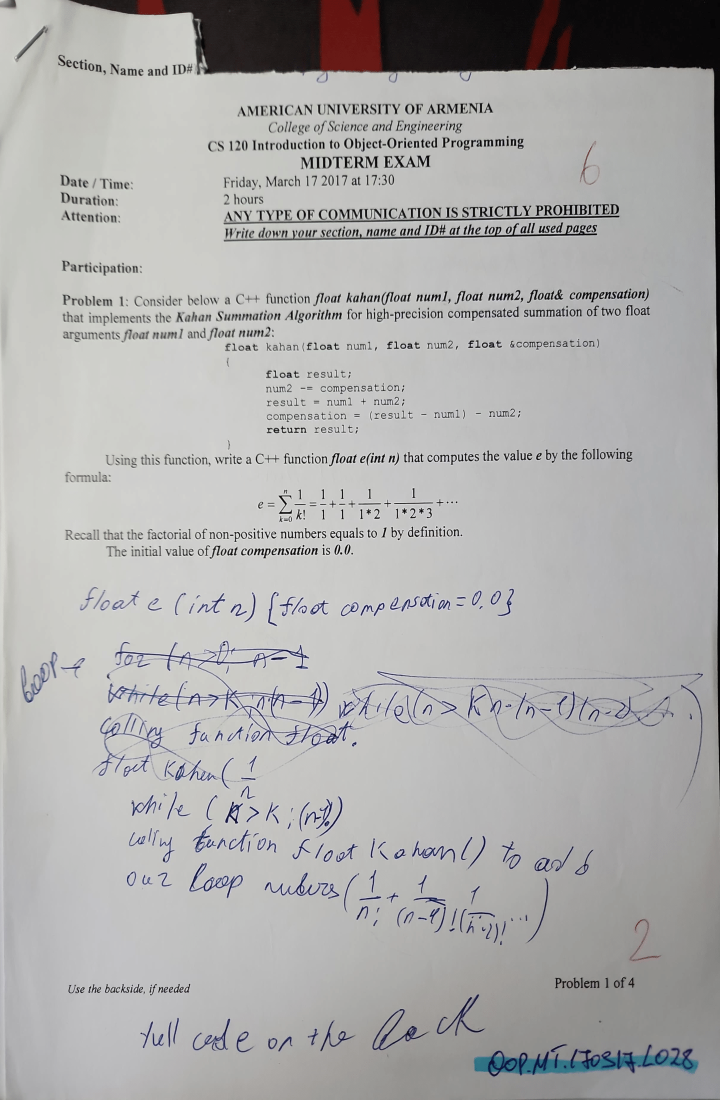
#> input picture CSHandwriting/L028/OOP.MT.170317.L028_p1.png, 1440 x 2200 px (shown at 1/2 size); its folder holds 3 pictures in this run
$ python image_processing_stage6.py
#> lines starting #> are read from the running program, lines starting #| are printed output that depends on the picture
import os
import cv2
import numpy as np

"""
For a hope of some extra credit I came up with this stage.
Stage 6: Image Binarization with Adaptive Thresholding
"""

def apply_adaptive_threshold(image):
    """
    Apply adaptive thresholding to convert the image into a binary format.

    Some research findings:
    We can use adaptive thresholding to handle variations in lighting and contrast(useful to distinguish
    features in handwriting samples)
    """

    # Applying adaptive thresholding
    binary_image = cv2.adaptiveThreshold(image, 255, cv2.ADAPTIVE_THRESH_GAUSSIAN_C, cv2.THRESH_BINARY, 11, 2)

    return binary_image

def process_image(input_path, output_folder):
    # Reading the image in grayscale
#> called with output_folder = 'Stage6_Results/L028'
    grayscale_image = cv2.imread(input_path, cv2.IMREAD_GRAYSCALE)
#> grayscale_image: shape (2200, 1440); min 5, max 232, mean 171.7

    # Applying adaptive thresholding
    binary_image = apply_adaptive_threshold(grayscale_image)
#> in apply_adaptive_threshold, `binary_image = cv2.adaptiveThreshold(image, 255, cv2.ADAPTIVE_THRESH_G..`:
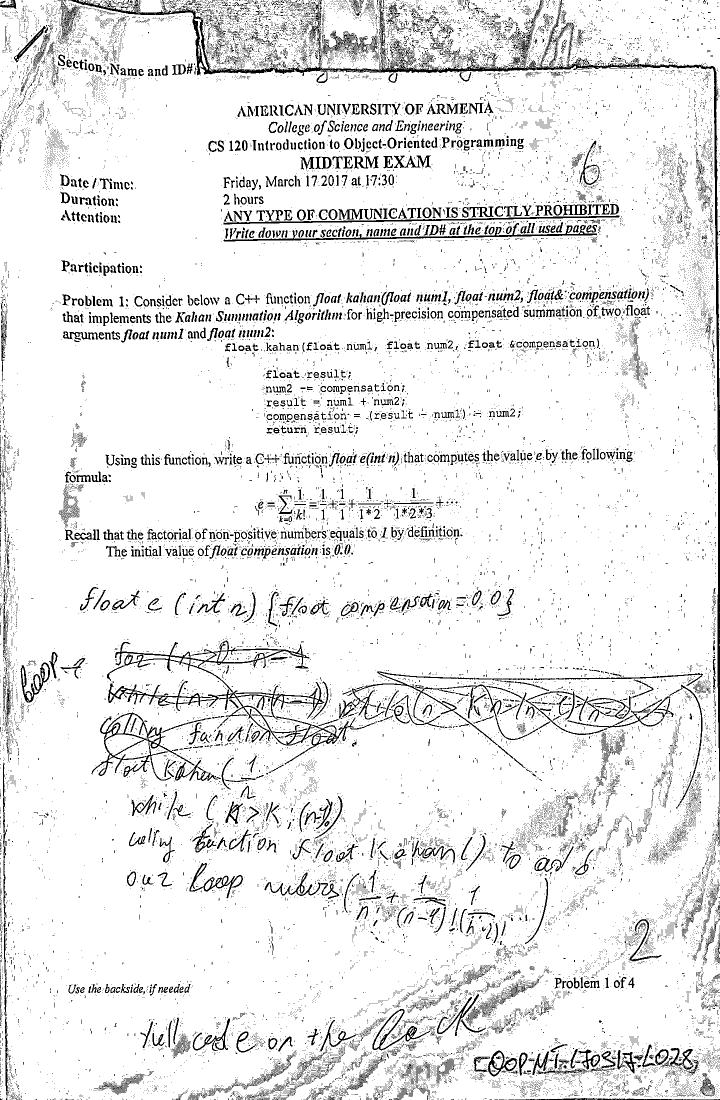
#> binary_image: shape (2200, 1440) (shown at 1/2 size); 91.4% white; black in thin lines or dots

    # Saving the result image
    output_path = os.path.join(output_folder, os.path.basename(input_path).replace(".png", "_bin.png"))
    cv2.imwrite(output_path, binary_image)

def main():
    for number in range(28, 33):
        input_folder = f"CSHandwriting/L0{number:02d}"
        output_folder = f"Stage6_Results/L0{number:02d}"

        os.makedirs(output_folder, exist_ok=True)

        for filename in os.listdir(input_folder):
            if filename.endswith(".png"):
                input_path = os.path.join(input_folder, filename)
                process_image(input_path, output_folder)
#> pass 2 of the loop in main, `for number in range(28, 33):`:
#> input_folder = 'CSHandwriting/L029'
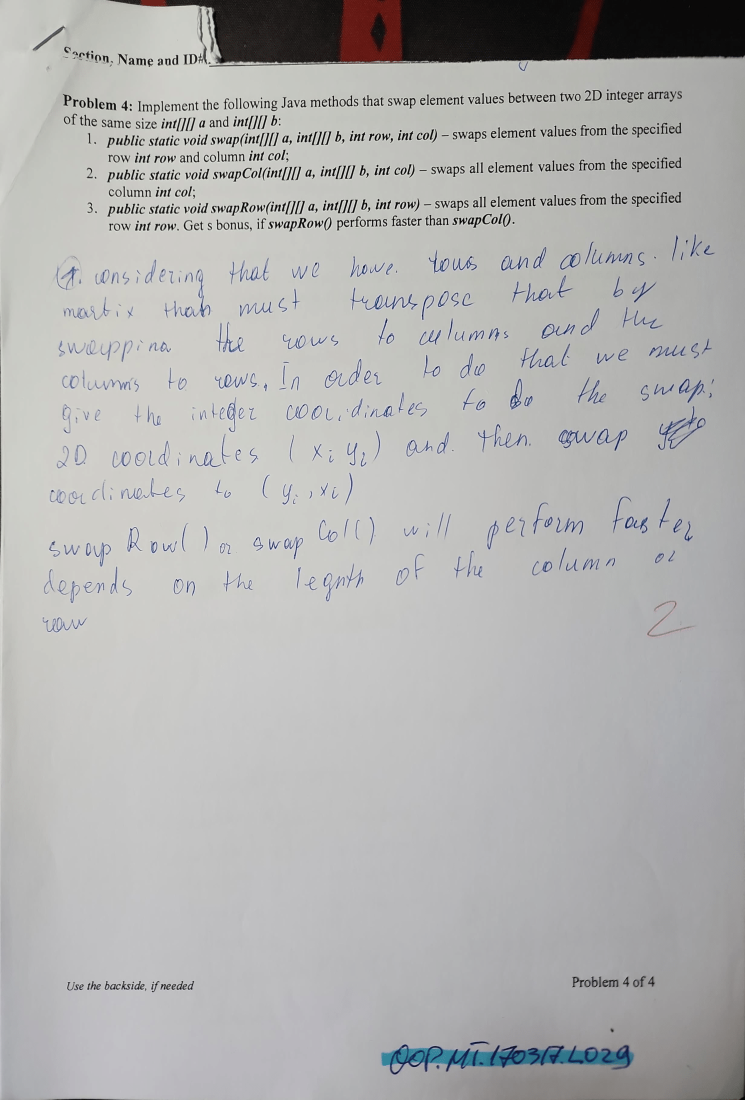
#> input picture CSHandwriting/L029/OOP.MT.170317.L029_p1.png, 1490 x 2200 px (shown at 1/2 size)
#> grayscale_image: shape (2200, 1490)
#> in apply_adaptive_threshold (call 4), `binary_image = cv2.adaptiveThreshold(image, 255, cv2.ADAPTIVE_THRESH_G..`:
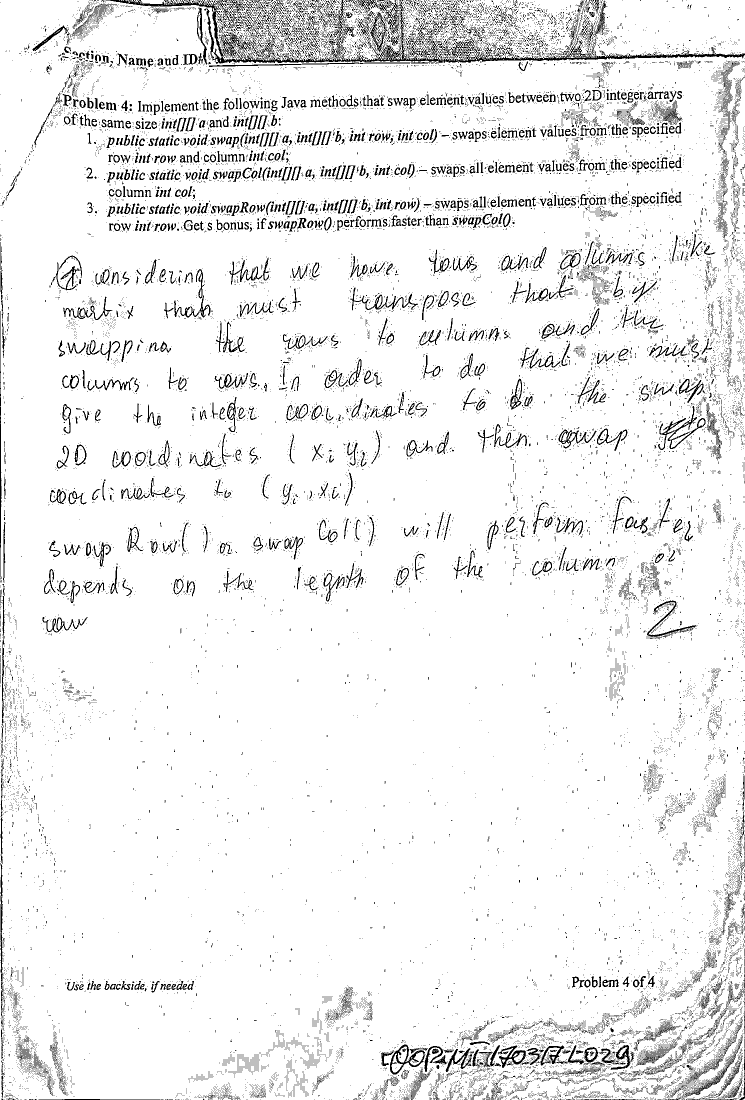
#> binary_image: shape (2200, 1490) (shown at 1/2 size); 93.4% white; black in thin lines or dots
if __name__ == "__main__":
#> (the run stopped early here; a loop or call above may not have finished)
